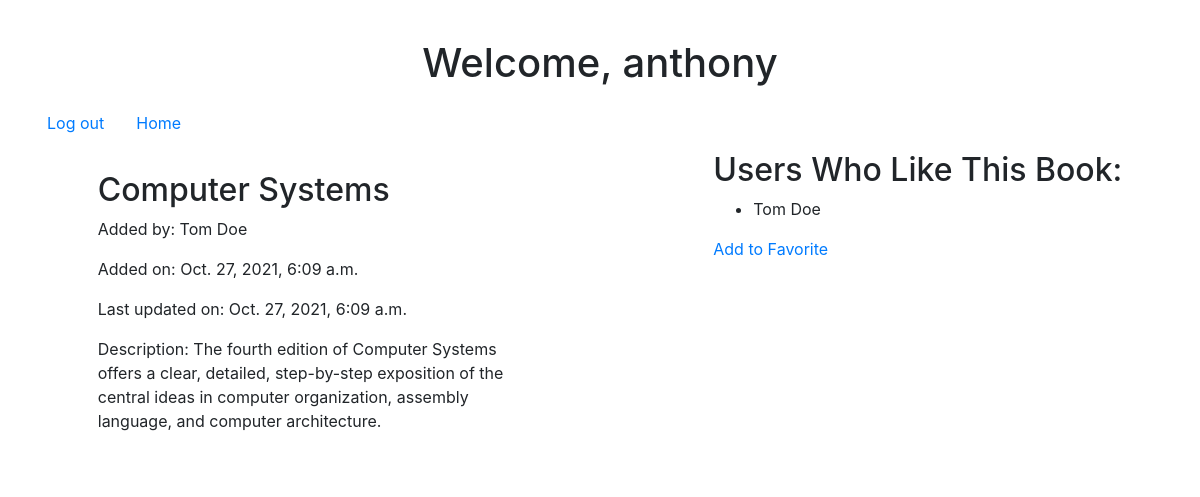
Page /book/5 (signed in) on the committed database.
### books_app/models.py (models this page shows)
class User(models.Model):
    first_name = models.CharField(max_length=255)
    last_name = models.CharField(max_length=255)
    email = models.CharField(max_length=255)
    hashed_pw = models.CharField(max_length=255)
    created_at = models.DateTimeField(auto_now_add=True)
    updated_at = models.DateTimeField(auto_now=True)
    objects = UserManager()

class Book(models.Model):
    title = models.CharField(max_length=255)
    desc = models.TextField()
    created_at = models.DateTimeField(auto_now_add=True)
    updated_at = models.DateTimeField(auto_now=True)
    upload_by = models.ForeignKey(User, related_name="books", on_delete=models.CASCADE)
    users_who_like = models.ManyToManyField(User, related_name="like_books")
    objects = BookManager()

### books_app/views.py (the view)
# urls.py: path('book/<int:book_id>', views.decideWhatToShow),
def decideWhatToShow(request, book_id):
    if 'userid' not in request.session:
        return redirect('/')
    this_book = Book.objects.get(id=book_id)
    this_user = User.objects.get(id=request.session['userid'])
    context = {
        "book": this_book,
        "user": this_user
        }
    if this_book.upload_by == this_user:
        return render(request, "edit-book.html", context)
    else:
        return render(request, "show-book.html", context)

### books_app/templates/show-book.html (shortened to what this page needs)
﻿<!DOCTYPE html>
<html lang="en" xmlns="http://www.w3.org/1999/xhtml">
<head>
    <link rel="stylesheet" href="https://stackpath.bootstrapcdn.com/bootstrap/4.3.1/css/bootstrap.min.css">
</head>
<body style="margin: 15px" >
    <h1 class="row justify-content-center">Welcome, {{user.first_name}}</h1>
    <nav class="navbar navbar-expand-lg ">
        <a class="nav-link" href="/logOut">Log out</a>
        <a class="nav-link" href="/books">Home</a>
    </nav>
    <div class="row justify-content-around">
        <div id="book-info" class="card" style="width:40%; border: thick">
            <div class="card-body">
                <h2 class="card-tittle">{{book.title}}</h2>
                <p>Added by: {{book.upload_by.first_name}} {{book.upload_by.last_name}}</p>
                <p>Added on: {{book.created_at}}</p>
                <p>Last updated on: {{book.updated_at}}</p>
                <p>Description: {{book.desc}}</p>
            </div>
        </div>
        <div id="user-list">
            <h2>Users Who Like This Book:</h2>
            <ul>
                {% for user in book.users_who_like.all %}
                    <li>{{ user.first_name }} {{ user.last_name }}</li>
                {% endfor %}
            </ul>
            {% if user in book.users_who_like.all %}
                <a href="/removeFavorite/{{book.id}}">Remove from Favorite</a>
            {% else %}
                <a href="/addFavorite/{{book.id}}">Add to Favorite</a>
            {% endif %}
        </div>
    </div>
</body>
</html>

### rows in the picture
User: first_name "anthony"
Book: title "Computer Systems", upload_by.first_name "Tom", upload_by.last_name "Doe", created_at "Oct. 27, 2021, 6:09 a.m.", updated_at "Oct. 27, 2021, 6:09 a.m.", desc "The fourth edition of Computer Systems offers a clear, detailed, step-by-step exposition of the central ideas in computer organization, assembly language, and computer architecture."
User: first_name "Tom", last_name "Doe"
